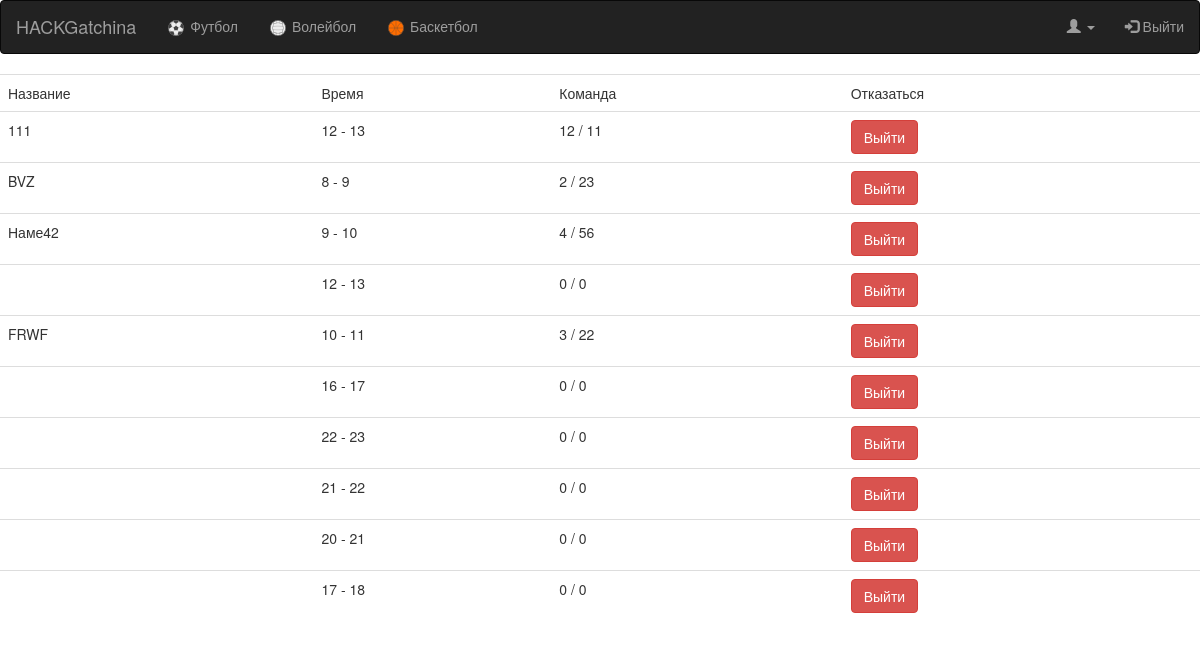
Screenshot of /index.php/app/my_event with the database file from the repository.
### tables this page shows
CREATE TABLE `event` (
  `id_event` int(11) NOT NULL AUTO_INCREMENT,
  `header` text NOT NULL,
  `id_category` int(11) DEFAULT NULL,
  `description` text NOT NULL,
  `time_begin` int(11) NOT NULL,
  `tel_num_org` decimal(10,0) NOT NULL,
  `max_people` int(11) NOT NULL,
  `id_org` int(11) NOT NULL,
  `count_people` int(11) NOT NULL,
  `data` date NOT NULL,
  `id_pl` int(11) NOT NULL,
  PRIMARY KEY (`id_event`)
);

### application/controllers/App.php (called while the page is built, shortened)
<?php
class App extends CI_Controller {
public function my_event()
{
	$this->load->library('session');
	$id=$this->session->id_user;
	  $this->load->model('File');
		$data['dataevent'] = $this->File->get_my_event($id);
		$this->load->view('my_event',$data);
}
}

### index.php (called while the page is built, shortened)
<?php
require_once BASEPATH.'core/CodeIgniter.php';

### application/models/File.php (called while the page is built, shortened)
<?php
class File extends CI_Model {
public function get_my_event($id)
{
	$result= $this->db->query("SELECT ev.id_event,ev.header,ev.time_begin,(SELECT category.category FROM category,event WHERE event.id_category=category.id_category LIMIT 1) AS category, ev.count_people,ev.max_people FROM event ev,who_go w WHERE w.id_user='$id' AND ev.id_event=w.id_event")->result();
	return $result;
}
}
?>

### application/views/my_event.php (the view, shortened to what this page needs)
<!DOCTYPE html>
<html lang="en" dir="ltr">
  <head>
    <link href="http://localhost/css/datepicker.min.css" rel="stylesheet" type="text/css">
    <link href="http://localhost/css/timepicker.css" rel="stylesheet" type="text/css">
    <link rel="stylesheet" type="text/css" href="https://js.api.here.com/v3/3.0/mapsjs-ui.css?dp-version=1549984893" />
    <link rel="stylesheet" href="https://stackpath.bootstrapcdn.com/bootstrap/3.4.1/css/bootstrap.min.css">
  </head>
  <body>
    <nav class="navbar navbar-inverse" style="margin-bottom:20px">
      <div class="container-fluid">
        <div class="navbar-header">
          <a class="navbar-brand" href="/index.php/app">HACKGatchina</a>
        </div>
        <ul class="nav navbar-nav">
          <li><a href="/index.php/app/filter?cat=Футбол" class="foot_but">
            <img src="http://localhost/img/football.svg" width="20px" height="20px" alt="">
            Футбол
          </a></li>
          <li><a href="/index.php/app/filter?cat=Волейбол" class="vol_but">
            <img src="http://localhost/img/voleyball.svg" width="20px" height="20px" alt="">
            Волейбол
          </a></li>
          <li><a href="/index.php/app/filter?cat=Баскетбол" class="basket_but">
            <img src="http://localhost/img/basketball.svg" width="20px" height="20px" alt="">
            Баскетбол
          </a></li>
        </ul>
        <ul class="nav navbar-nav navbar-right">
          <li class="dropdown"><a href="#" class="dropdown-toggle" data-toggle="dropdown"><span class="glyphicon glyphicon-user"></span><?php echo " "; echo $first_name; echo " "; echo $last_name; ?><span class="caret"></span></a>
          </li>
          <li><a href="http://localhost/index.php/welcome" class = "logout"><span class="glyphicon glyphicon-log-in"></span> Выйти</a></li>
        </ul>
      </div>
    </nav>
<?php
echo "<table class='table'>";
echo "<tbody class='data'>";
echo "<thead>";
echo "<tr><b>";
echo "<td>Название</td>";
echo "<td>Время</td>";
echo "<td>Команда</td>";
echo "<td>Отказаться</td>";
echo "</b></tr>";
echo "</thead>";
foreach ($dataevent as $key => $value) {
  echo "<tr>";
  echo "<td>".$value->header."</td>";
  $temp=$value->time_begin+1;
  echo "<td>".$value->time_begin.' - '.$temp."</td>";
  echo "<td>".$value->count_people.' / '.$value->max_people."</td>";
  echo "<td><a href='http://localhost/index.php/app/deleteEvent?id_event=".$value->id_event."' class='btn btn-danger' id='".$value->id_event."'>Выйти</button></td>";
  echo "</tr>";
}
echo "</tbody>";
echo "</table>";
?>
</body>
    </html>

### rows the page displays
event: header "111", time_begin "12", time_begin "13", count_people "12", max_people "11"
event: header "BVZ", time_begin "8", time_begin "9", count_people "2", max_people "23"
event: header "Наме42", time_begin "9", time_begin "10", count_people "4", max_people "56"
event: time_begin "12", time_begin "13", count_people "0", max_people "0"
event: header "FRWF", time_begin "10", time_begin "11", count_people "3", max_people "22"
event: time_begin "16", time_begin "17", count_people "0", max_people "0"
event: time_begin "22", time_begin "23", count_people "0", max_people "0"
event: time_begin "21", time_begin "22", count_people "0", max_people "0"
event: time_begin "20", time_begin "21", count_people "0", max_people "0"
event: time_begin "17", time_begin "18", count_people "0", max_people "0"
